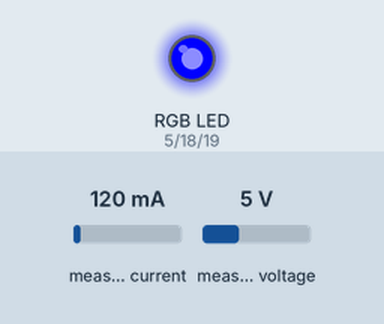
The sketch below on a simulated ESP32. On the bench: an RGB LED mixed from three pins (HIGH = lit). The inputs (shaded band) are chosen by the test bench; at power-on: measured current 120 mA, measured voltage 5 V. What the sketch prints to the serial monitor is not drawn.

Above: at 0.1 s.
At 60.1 s:
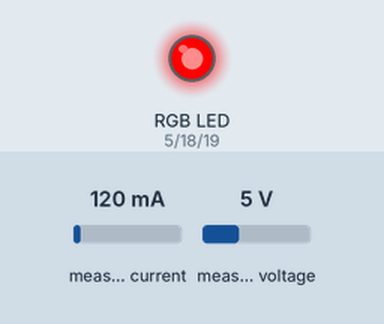
Timing chart, 0 to 61.6 s (numbered marks = the images above):
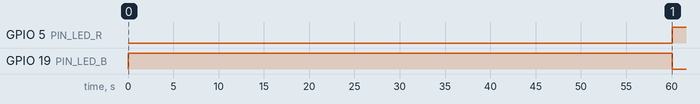

The sketch:

slave_pzem.ino
```cpp
#include <PZEM004Tv30.h>
#include <WiFi.h>
#include <esp_now.h>
#include <esp_wifi.h>
#include <esp_system.h>

struct __attribute__((packed)) CmdPacket {
  uint8_t type;
};

struct __attribute__((packed)) PzemSlavePacket {
  uint8_t type;
  float voltage;
  float current;
  float power;
  float energy;
  uint8_t healthy;
};

// Pins
#define PIN_LED_R 5
#define PIN_LED_G 18
#define PIN_LED_B 19

// Constants
const uint32_t TELEMETRY_INTERVAL_MS = 15000;
const uint32_t MASTER_TIMEOUT_MS = 60000;
const uint32_t YELLOW_BLINK_DURATION_MS = 1000;

// MAC Addresses
const uint8_t masterMAC[] = {0x88, 0x57, 0x21, 0xB1, 0xD3, 0x74};
const uint8_t localSlaveMac[] = {0x78, 0x21, 0x84, 0x9C, 0x98, 0x4C};

// PZEM-004T V3.0 using Serial2 (RX pin 16, TX pin 17)
PZEM004Tv30 pzem(Serial2, 16, 17);

// Thread-safe RX buffer
struct RxMessageBuffer {
  uint8_t data[250];
  int len;
  volatile bool pending;
};
RxMessageBuffer rxBuffer = {{}, 0, false};
portMUX_TYPE rxMux = portMUX_INITIALIZER_UNLOCKED;

// Communication & Device Health States
bool espNowInitialized = false;
bool firstContactMade = false;
uint32_t lastMasterContactTime = 0;
bool pzemHealthy = true;

// LED control variables
uint32_t yellowActiveUntilTime = 0;

// Non-blocking Reboot Scheduling
bool rebootRequested = false;
uint32_t rebootTime = 0;

uint32_t lastTelemetrySentTime = 0;

const char *resetReasonToString(esp_reset_reason_t reason) {
  switch (reason) {
  case ESP_RST_POWERON: return "POWERON";
  case ESP_RST_EXT: return "EXT";
  case ESP_RST_SW: return "SW";
  case ESP_RST_PANIC: return "PANIC";
  case ESP_RST_INT_WDT: return "INT_WDT";
  case ESP_RST_TASK_WDT: return "TASK_WDT";
  case ESP_RST_WDT: return "WDT";
  case ESP_RST_DEEPSLEEP: return "DEEPSLEEP";
  case ESP_RST_BROWNOUT: return "BROWNOUT";
  case ESP_RST_SDIO: return "SDIO";
  default: return "UNKNOWN";
  }
}

// RGB LED Control
void setRGBColor(bool red, bool green, bool blue) {
  digitalWrite(PIN_LED_R, red ? HIGH : LOW);
  digitalWrite(PIN_LED_G, green ? HIGH : LOW);
  digitalWrite(PIN_LED_B, blue ? HIGH : LOW);
}

// LED Status Indicator based on Priority Matrix
void updateRGBLED() {
  uint32_t currentMillis = millis();

  bool espNowError =
      (currentMillis - lastMasterContactTime > MASTER_TIMEOUT_MS) ||
      !espNowInitialized;
  bool pzemError = !pzemHealthy;
  bool criticalError = espNowError || pzemError;

  bool showYellow = (currentMillis < yellowActiveUntilTime);
  bool showBlue = !firstContactMade && !criticalError;

  if (criticalError) {
    // Red - Critical Connection or Sensor Read Error
    setRGBColor(true, false, false);
  } else if (showYellow) {
    // Yellow - Master command receipt blink
    setRGBColor(true, true, false);
  } else if (showBlue) {
    // Blue - Boot / Initialization
    setRGBColor(false, false, true);
  } else {
    // Green - Everything Healthy
    setRGBColor(false, true, false);
  }
}

// ESP-NOW Receive Callback
void onReceive(const esp_now_recv_info_t *info, const uint8_t *data, int len) {
  const uint8_t *senderMac = info->src_addr;

  if (memcmp(senderMac, masterMAC, 6) == 0) {
    if (len <= sizeof(rxBuffer.data)) {
      portENTER_CRITICAL_ISR(&rxMux);
      memcpy((void *)rxBuffer.data, data, len);
      rxBuffer.len = len;
      rxBuffer.pending = true;
      portEXIT_CRITICAL_ISR(&rxMux);
    }
  }
}

// Read PZEM and send binary packet
// If PZEM returns NaN (AC mains disconnected), falls back to 0.0f and still
// transmits as an online heartbeat so the Master does not timeout and mark the
// node offline.
void sendPzemPacket(uint8_t pktType) {
  float v = pzem.voltage();
  float i = pzem.current();
  float p = pzem.power();
  float e = pzem.energy();

  if (isnan(v) || isnan(i) || isnan(p) || isnan(e)) {
    pzemHealthy = false;
    Serial.println(
        "[PZEM] WARNING: Sensor returned NAN — AC mains may be disconnected.");
    if (isnan(v))
      v = 0.0f;
    if (isnan(i))
      i = 0.0f;
    if (isnan(p))
      p = 0.0f;
    if (isnan(e))
      e = 0.0f;
  } else {
    pzemHealthy = true;
  }

  PzemSlavePacket pkt;
  pkt.type = pktType;
  pkt.voltage = v;
  pkt.current = i;
  pkt.power = p;
  pkt.energy = e;
  pkt.healthy = pzemHealthy ? 1 : 0;

  if (espNowInitialized) {
    esp_err_t result = esp_now_send(masterMAC, (uint8_t *)&pkt, sizeof(pkt));
    if (result == ESP_OK) {
      Serial.printf("[PZEM] TX OK — Type: 0x%02X | V: %.1fV | I: %.3fA | P: "
                    "%.1fW | E: %.1fWh | Healthy: %s\n",
                    pktType, v, i, p, e, pzemHealthy ? "YES" : "NO");
    } else {
      Serial.println("[PZEM] TX FAIL — ESP-NOW send error");
    }
  }
}

// Process incoming packages in loop context
void handleIncomingPackets() {
  portENTER_CRITICAL(&rxMux);
  if (!rxBuffer.pending) {
    portEXIT_CRITICAL(&rxMux);
    return;
  }

  rxBuffer.pending = false;
  int len = rxBuffer.len;
  uint8_t cmdType = 0;
  if (len >= 1) {
    cmdType = ((CmdPacket *)rxBuffer.data)->type;
  }
  portEXIT_CRITICAL(&rxMux);

  lastMasterContactTime = millis();
  firstContactMade = true;

  if (len >= 1) {
    yellowActiveUntilTime = millis() + YELLOW_BLINK_DURATION_MS;

    switch (cmdType) {
    case 0x01: // ACK ping
      Serial.println("[RX] ACK ping received from Master");
      sendPzemPacket(0x21);
      break;
    case 0x06: // Reboot
      Serial.println("[CMD] Rebooting system in 1 second...");
      rebootRequested = true;
      rebootTime = millis() + 1000;
      break;

    }
  }
}

// Setup
void setup() {
  Serial.begin(115200);
  Serial.println("\n[SYSTEM START] PZEM Slave Initializing...");
  Serial.printf("[RESET] PZEM reset_reason=%s\n",
                resetReasonToString(esp_reset_reason()));

  // Initialize Serial2 for PZEM-004T connection with pins 16 (RX) and 17 (TX)
  Serial2.begin(9600, SERIAL_8N1, 16, 17);
  Serial.println(
      "[PZEM] Hardware Serial2 (Baud: 9600, RX: 16, TX: 17) initialized.");

  pinMode(PIN_LED_R, OUTPUT);
  pinMode(PIN_LED_G, OUTPUT);
  pinMode(PIN_LED_B, OUTPUT);

  setRGBColor(false, false, true); // Blue (Booting)

  WiFi.mode(WIFI_STA);
  esp_wifi_set_mac(WIFI_IF_STA, localSlaveMac);
  WiFi.disconnect();

  Serial.print("[WIFI] Station Mode initialized. MAC Address: ");
  Serial.println(WiFi.macAddress());

  if (esp_now_init() == ESP_OK) {
    espNowInitialized = true;
    Serial.println("[ESP-NOW] Initialized successfully");
    esp_now_register_recv_cb(onReceive);

    esp_now_peer_info_t peerInfo;
    memset(&peerInfo, 0, sizeof(peerInfo));
    memcpy(peerInfo.peer_addr, masterMAC, 6);
    peerInfo.channel = 0;
    peerInfo.encrypt = false;

    if (esp_now_add_peer(&peerInfo) == ESP_OK) {
      Serial.println("[ESP-NOW] Master peer added successfully");
    } else {
      Serial.println("[ESP-NOW ERROR] Failed to add Master peer");
    }
  } else {
    Serial.println("[ESP-NOW ERROR] ESP-NOW initialization failed");
  }

  lastMasterContactTime = millis();
  lastTelemetrySentTime = millis();
}

// Loop
void loop() {
  handleIncomingPackets();

  uint32_t now = millis();

  if (now - lastTelemetrySentTime >= TELEMETRY_INTERVAL_MS) {
    lastTelemetrySentTime = now;
    sendPzemPacket(0x20);
  }

  // Periodic 5s status log (non-spamming)
  static uint32_t lastStatusLog = 0;
  if (now - lastStatusLog >= 5000) {
    lastStatusLog = now;
    bool contacted = firstContactMade;
    bool timeout = (now - lastMasterContactTime > MASTER_TIMEOUT_MS);
    Serial.printf(
        "[PZEM] Status — Master: %s | PZEM Healthy: %s | ESP-NOW: %s\n",
        contacted ? (timeout ? "TIMEOUT" : "ONLINE") : "WAITING",
        pzemHealthy ? "YES" : "NO", espNowInitialized ? "OK" : "ERROR");

    if (!pzemHealthy) {
      Serial.println(
          "[PZEM DIAGNOSTIC] Warning: PZEM sensor is returning NAN.");
      Serial.println("  Possible Cause 1: AC mains input is NOT connected to "
                     "the PZEM module (no line voltage).");
      Serial.println("  Possible Cause 2: RX/TX wiring between ESP32 and PZEM "
                     "is incorrect/swapped.");
      Serial.println("  Possible Cause 3: Ground (GND) is not common between "
                     "ESP32 and PZEM.");
    }
    if (timeout || !espNowInitialized) {
      Serial.println("[PZEM DIAGNOSTIC] ESP-NOW Error: Master heartbeat "
                     "timeout. Check Master power, MAC, or channel settings.");
    }
  }

  if (rebootRequested && (now >= rebootTime)) {
    ESP.restart();
  }

  updateRGBLED();
}
```

Measured:
- by itself, GPIO 5 (PIN_LED_R): LOW → HIGH at 60.1 s
- by itself, GPIO 19 (PIN_LED_B): HIGH → LOW at 60.1 s
